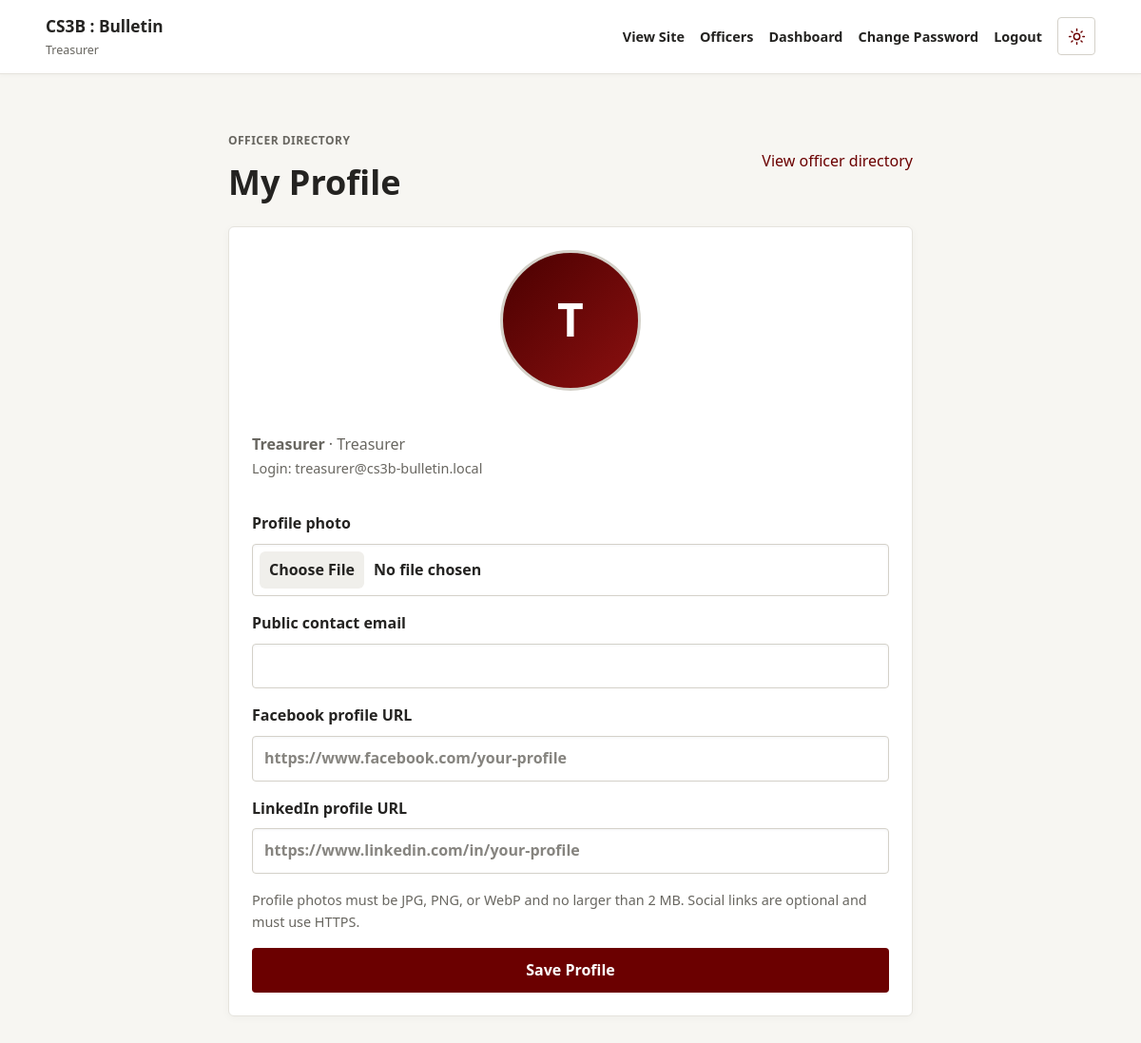
Page /profile.php (signed in) on the committed database.
### tables this page shows
CREATE TABLE users (
 id INT UNSIGNED AUTO_INCREMENT PRIMARY KEY,
 name VARCHAR(120) NOT NULL,
 email VARCHAR(190) NOT NULL UNIQUE,
 password VARCHAR(255) NOT NULL,
 default_password VARCHAR(255) NOT NULL,
 role ENUM('admin','officer','moderator','president','vice_president','secretary','treasurer') NOT NULL DEFAULT 'officer',
 photo_path VARCHAR(255) NULL,
 contact_email VARCHAR(190) NULL,
 facebook_url VARCHAR(500) NULL,
 linkedin_url VARCHAR(500) NULL,
 created_at TIMESTAMP DEFAULT CURRENT_TIMESTAMP
);

### functions.php (called while the page is built, shortened)
<?php
function e($value) {
    return htmlspecialchars((string)$value, ENT_QUOTES, 'UTF-8');
}
function role_label($role) {
    $labels = [
        'admin' => 'Admin',
        'officer' => 'Officer',
        'moderator' => 'Moderator',
        'president' => 'President',
        'vice_president' => 'Vice-President',
        'secretary' => 'Secretary',
        'treasurer' => 'Treasurer',
    ];
    return $labels[$role] ?? 'Officer';
}

### profile.php (the view, shortened to what this page needs)
<?php
require 'config.php'; require 'functions.php'; require_officer();
$userId = (int)$_SESSION['user']['id'];
$stmt = $pdo->prepare('SELECT name,email,role,photo_path,contact_email,facebook_url,linkedin_url FROM users WHERE id=?');
$stmt->execute([$userId]);
$profile = $stmt->fetch();
?>
<!doctype html><html><head><link rel="stylesheet" href="assets/style.css"></head><body>
<header class="top"><div><strong>CS3B : Bulletin</strong><span><?=e(role_label($profile['role']))?></span></div><nav><a href="./">View Site</a><a href="officers">Officers</a><a href="dashboard">Dashboard</a><a href="change-password">Change Password</a><a href="logout">Logout</a></nav></header>
<main class="container narrow"><div class="dashhead"><div><p class="eyebrow">OFFICER DIRECTORY</p><h1>My Profile</h1></div><a href="officers">View officer directory</a></div>
<form class="card form" method="post" enctype="multipart/form-data"><input type="hidden" name="csrf" value="<?=e(csrf_token())?>">
<?php if($profile['photo_path']): ?><img class="profile-preview" src="<?=e($profile['photo_path'])?>" alt="Current profile photo"><?php else: ?><div class="profile-placeholder" aria-hidden="true"><?=e(strtoupper(substr($profile['name'], 0, 1)))?></div><?php endif; ?>
<p><strong><?=e($profile['name'])?></strong> · <?=e(role_label($profile['role']))?><br><small class="field-note">Login: <?=e($profile['email'])?></small></p>
<label>Profile photo<input type="file" name="photo" accept="image/jpeg,image/png,image/webp"></label>
<label>Public contact email<input type="email" name="contact_email" maxlength="190" value="<?=e($profile['contact_email'] ?? '')?>" autocomplete="email"></label>
<label>Facebook profile URL<input type="url" name="facebook_url" maxlength="500" placeholder="https://www.facebook.com/your-profile" value="<?=e($profile['facebook_url'] ?? '')?>"></label>
<label>LinkedIn profile URL<input type="url" name="linkedin_url" maxlength="500" placeholder="https://www.linkedin.com/in/your-profile" value="<?=e($profile['linkedin_url'] ?? '')?>"></label>
<p class="field-note">Profile photos must be JPG, PNG, or WebP and no larger than 2 MB. Social links are optional and must use HTTPS.</p><button class="primary" type="submit">Save Profile</button></form></main></body></html>

### rows in the picture
users: role "Treasurer", name "T", name "Treasurer", email "treasurer@cs3b-bulletin.local"
